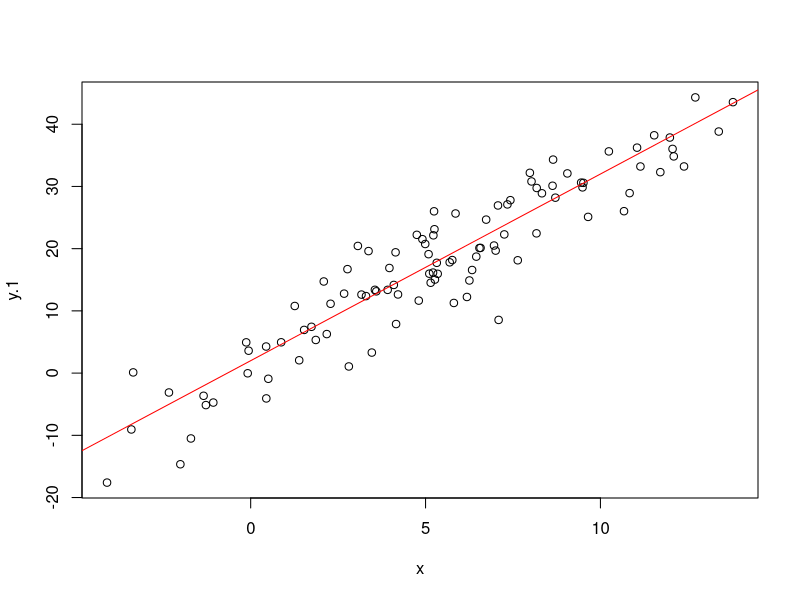
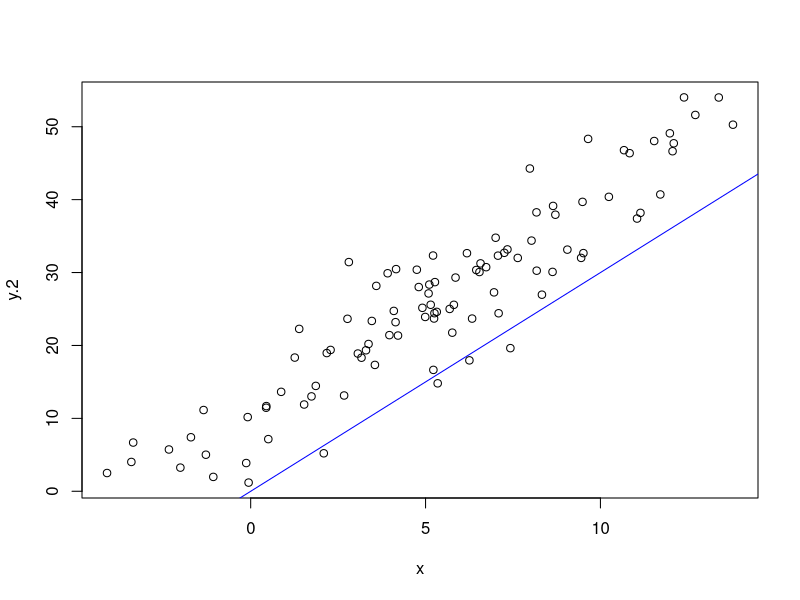
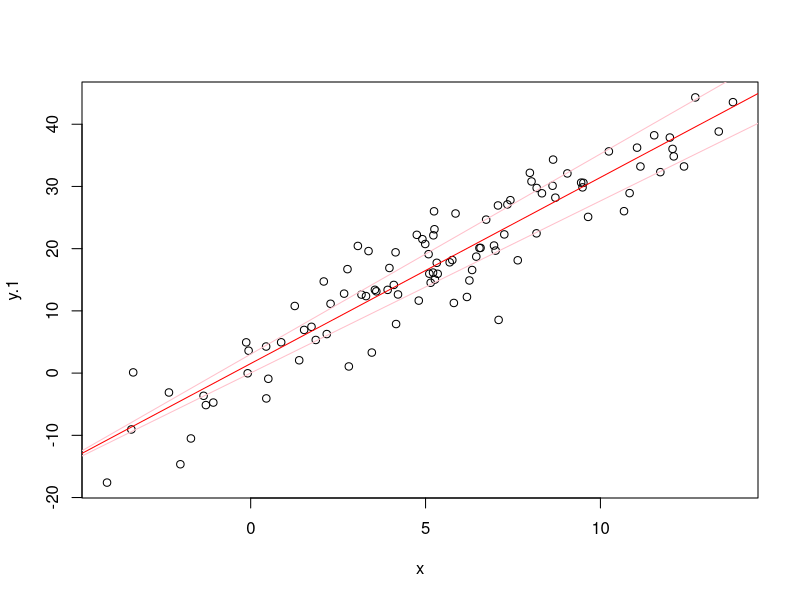
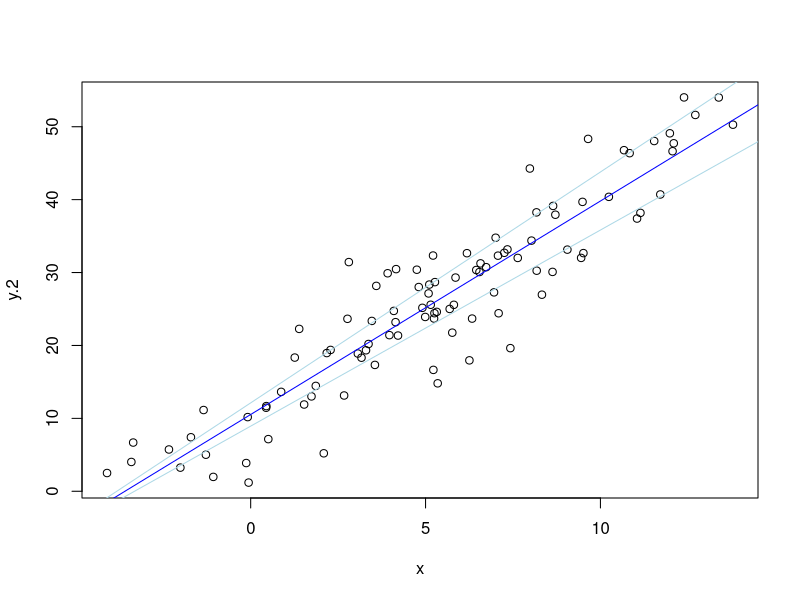
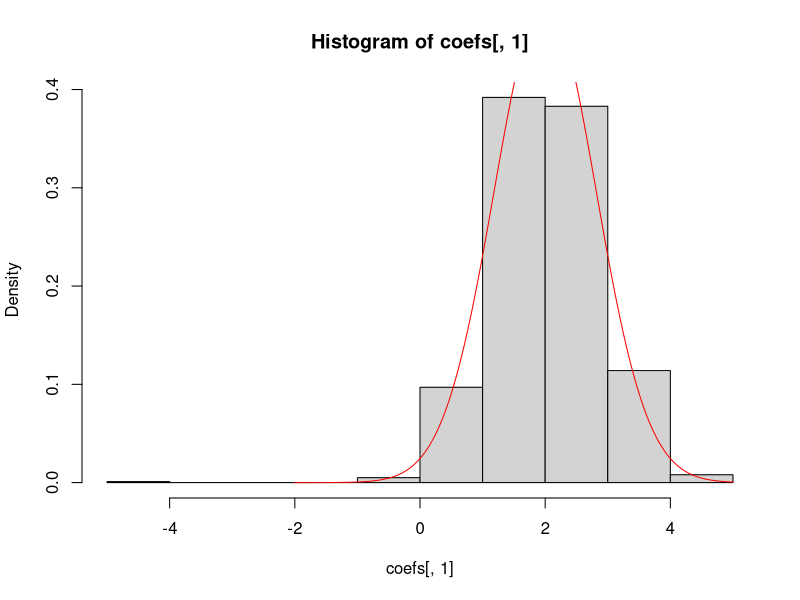
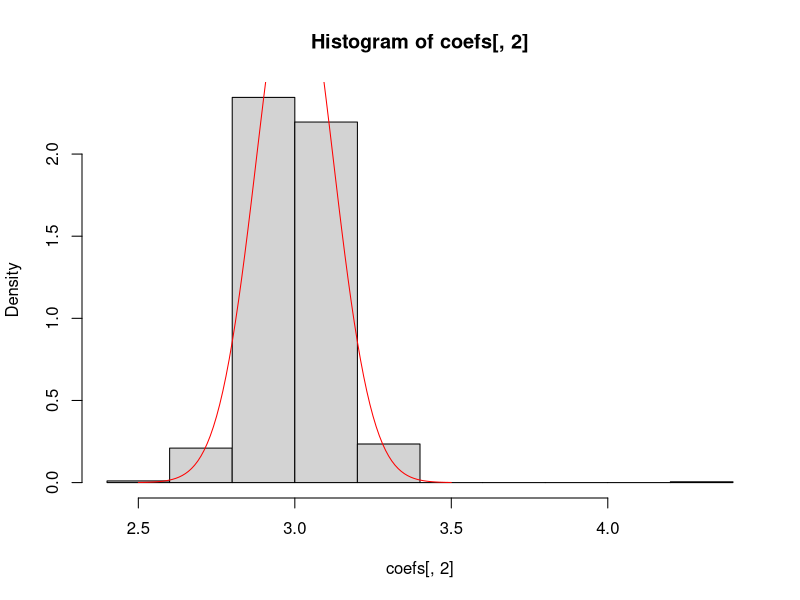
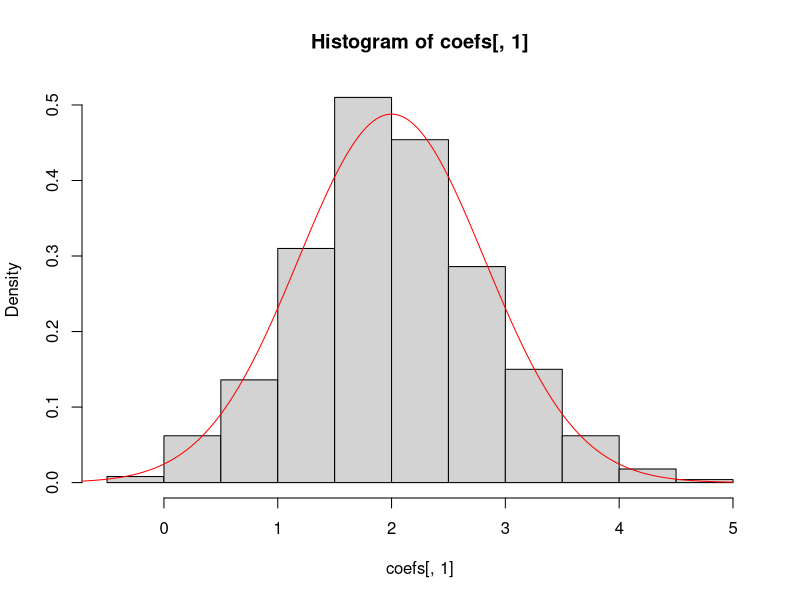
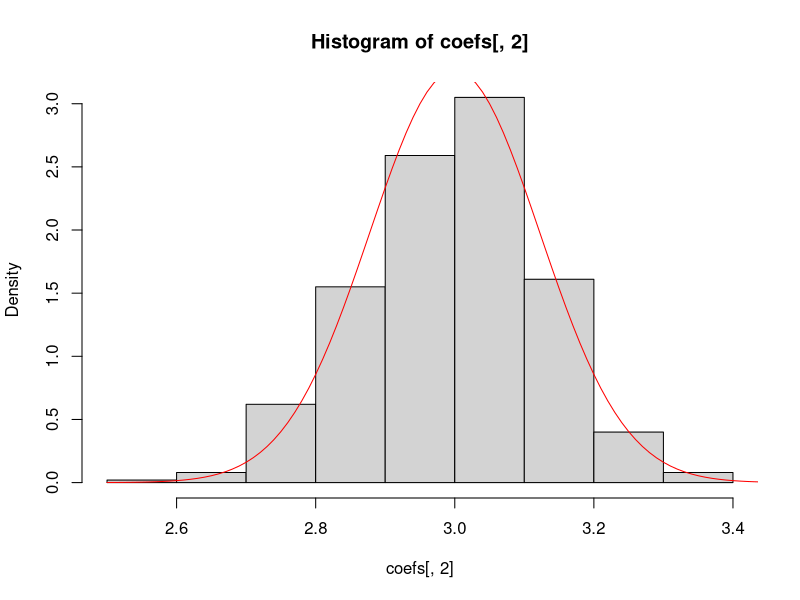

Write R code to recreate these figures, in order.
## ---- chunk 1
## generating fake dataset 
set.seed(21)
x <- rnorm(n=100, mean=5, sd=4)
# the regression lines in the following two models should 
# be the same since the error mean is absorbed in the model intercept
eps.1 <- rnorm(n=100, mean=0, sd=1)
eps.2 <- rnorm(n=100, mean=2, sd=1)
y.1 <- 2 + 3*x + 5*eps.1
y.2 <- 3*x + 5*eps.2 
plot(x,y.1)
abline(a=2,b=3, col="red")
plot(x,y.2)
abline(a=0, b=3, col="blue")

## ---- chunk 2
reg.1 <- lm(y.1~x)
reg.2 <- lm(y.2~x)
## ---- chunk 3
summary(reg.1)
## ---- chunk 4
summary(reg.2)
## ---- chunk 5
X <- matrix(cbind(rep(1,100), x), nrow = 100, ncol = 2)
xtx.inv <- solve(t(X)%*%X)
# coefficients 
print("Beta 1")
(beta.1 <- xtx.inv %*% t(X) %*% y.1)
print("Beta 2")
(beta.2 <- xtx.inv %*% t(X) %*% y.2)
# predictions 
y.hat.1 <- X%*%beta.1
y.hat.2 <- X%*%beta.2
# errors 
eps.hat.1 <- y.1 - y.hat.1
eps.hat.2 <- y.2 - y.hat.2
# sd estimate
sd.hat.1 <- sum(eps.hat.1**2)/(100-2)
sd.hat.2 <- sum(eps.hat.2**2)/(100-2)
# se for beta 
print("Se 1")
(se.1 <- sqrt(xtx.inv[2,2]*sd.hat.1))
print("Se 2")
(se.2 <- sqrt(xtx.inv[2,2]*sd.hat.2))
# p-values of t-test
tv.1 <- beta.1[2]/(se.1)
tv.2 <- beta.2[2]/(se.2)
print("P-value 1")
(pv.1 <- pt(tv.1, df = 100-2, lower.tail = FALSE))
print("P-value 2")
(pv.2 <- pt(tv.2, df = 100-2, lower.tail = FALSE))
## ---- chunk 6
ci.1.95 <- qt(0.975, df=100-2)*se.1
ci.2.95 <- qt(0.975, df=100-2)*se.2

# doing the same procedure for the intercept
se.i.1 <- sqrt(xtx.inv[1,1]*sd.hat.1)
se.i.2 <- sqrt(xtx.inv[1,1]*sd.hat.2)
ci.1.i.95 <- qt(0.975, df=100-2)*se.i.1
ci.2.i.95 <- qt(0.975, df=100-2)*se.i.2



plot(x,y.1)
abline(a=beta.1[1],b=beta.1[2], col="red")
abline(a=beta.1[1]+ci.1.i.95,b=beta.1[2]+ci.1.95, col="pink")
abline(a=beta.1[1]-ci.1.i.95,b=beta.1[2]-ci.1.95, col="pink")
plot(x,y.2)
abline(a=beta.2[1],b=beta.2[2], col="blue")
abline(a=beta.2[1]+ci.2.i.95,b=beta.2[2]+ci.2.95, col="lightblue")
abline(a=beta.2[1]-ci.2.i.95,b=beta.2[2]-ci.2.95, col="lightblue")

## ---- chunk 7
## generating fake dataset 
set.seed(21)
nsim <- 1000

coefs <- matrix(nrow=nsim, ncol=2)

for(i in 1:nsim){
  eps <- rnorm(n=100, mean=0, sd=1)
  y <- 2 + 3*x + 5*eps
  reg <- lm(y~x)
  beta <- coef(reg)
  names(beta) <- NULL
  coefs[i,] <- beta
}

## ---- chunk 8
hist(coefs[,1], freq=FALSE)
lines(seq(-2, 5, by = 0.01), dnorm(seq(-2, 5, by = 0.01), mean= 2, sd = 5*sqrt(xtx.inv[1,1])), col="red")
hist(coefs[,2], freq = FALSE)
lines(seq(2.5, 3.5, by = 0.01), dnorm(seq(2.5, 3.5, by = 0.01), mean= 3, sd = 5*sqrt(xtx.inv[2,2])),col="red")
## ---- chunk 9
set.seed(21)
nsim <- 1000

coefs <- matrix(nrow=nsim, ncol=2)

for(i in 1:nsim){
  x<-rnorm(n=100, mean=5, sd=4)
  eps <- rnorm(n=100, mean=0, sd=1)
  y <- 2 + 3*x + 5*eps
  reg <- lm(y~x)
  beta <- coef(reg)
  names(beta) <- NULL
  coefs[i,] <- beta
}
## ---- chunk 10
hist(coefs[,1], freq=FALSE)
lines(seq(-2, 5, by = 0.01), dnorm(seq(-2, 5, by = 0.01), mean= 2, sd = 5*sqrt(xtx.inv[1,1])), col="red")
hist(coefs[,2], freq = FALSE)
lines(seq(2.5, 3.5, by = 0.01), dnorm(seq(2.5, 3.5, by = 0.01), mean= 3, sd = 5*sqrt(xtx.inv[2,2])),col="red")
## ---- chunk 11
plot(reg)
## ---- chunk 12
# non normality of the noise
eps <- 5 * (1 - rchisq(40, df = 1)) / sqrt(2)
y <- 2 + 3*x + 5*eps
plot(x,y)
abline(a=2, b=3, col="blue")
reg <- lm(y~x)
beta <- coef(reg)
names(beta) <- NULL
abline(a=beta[1], b=beta[2], col="green")
plot(reg)
## ---- chunk 13
# heteroskedasticity
eps <- rnorm(n=100, mean=0, sd= x**3)
y <- 2 + 3*x + 5*eps
plot(x,y)
abline(a=2, b=3, col="blue")
reg <- lm(y~x)
beta <- coef(reg)
names(beta) <- NULL
abline(a=beta[1], b=beta[2], col="green")
plot(reg)
## ---- chunk 14
# Missing squared term
eps <- rnorm(n=100, mean=0, sd= 1)
y <- 2 + 3*x + x**2  + 5*eps
plot(x,y)
abline(a=2, b=3, col="blue")
reg <- lm(y~x)
beta <- coef(reg)
names(beta) <- NULL
abline(a=beta[1], b=beta[2], col="green")
plot(reg)
## ---- chunk 15
# Correlated errors
require(MASS) 
Sigma <- matrix(0.7,100,100) 
diag(Sigma) <- 1 
eps <- mvrnorm(n = 1, mu = rep(0, length(x)), Sigma = Sigma)
y <- 2 + 3*x + 5*eps
plot(x,y)
abline(a=2, b=3, col="blue")
reg <- lm(y~x)
beta <- coef(reg)
names(beta) <- NULL
abline(a=beta[1], b=beta[2], col="green")
plot(reg)
## ---- chunk 16
# x, epsilon dependent
eps <- rnorm(n=100, mean=x*4+1, sd= 1)
y <- 2 + 3*x + 5*eps
plot(x,y)
abline(a=2, b=3, col="blue")
reg <- lm(y~x)
beta <- coef(reg)
names(beta) <- NULL
abline(a=beta[1], b=beta[2], col="green")
plot(reg)
